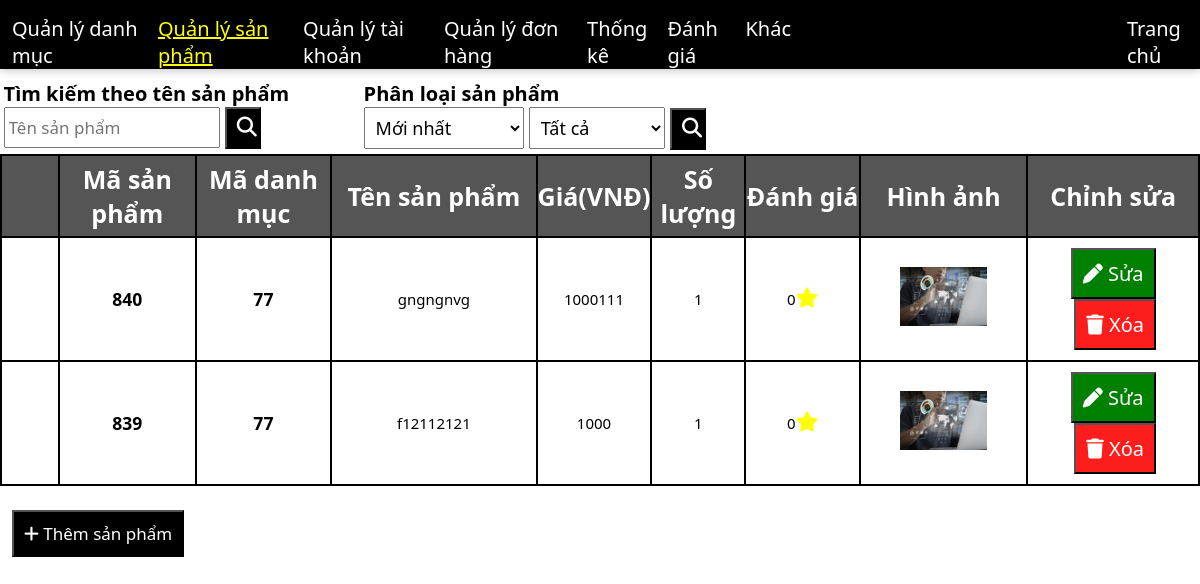
/admin/index.php?act=listsp, run on the app's committed database.
### tables this page shows
CREATE TABLE `sanpham` (
  `idsp` int(255) NOT NULL,
  `namesp` varchar(255) NOT NULL,
  `price` int(255) NOT NULL DEFAULT 0,
  `pricesale` int(255) NOT NULL DEFAULT 0,
  `quantity` int(255) NOT NULL DEFAULT 1,
  `imgsp` varchar(255) DEFAULT NULL,
  `motasp` varchar(9999) DEFAULT NULL,
  `view` int(255) NOT NULL DEFAULT 0,
  `iddm` int(255) NOT NULL
);

### model/pdo.php (called while the page is built, shortened)
<?php
function pdo_get_connection(){
    $dburl = "mysql:host=localhost;dbname=lnmhoa;charset=utf8";
    $username = 'root';
    $password = '';
    $conn = new PDO($dburl, $username, $password);
    $conn->setAttribute(PDO::ATTR_ERRMODE, PDO::ERRMODE_EXCEPTION);
    return $conn;
}
function pdo_query($sql){
    $sql_args = array_slice(func_get_args(), 1);
    try{
        $conn = pdo_get_connection();
        $stmt = $conn->prepare($sql);
        $stmt->execute($sql_args);
        $rows = $stmt->fetchAll();
        return $rows;
    }
    catch(PDOException $e){
        throw $e;
    }
    finally{
        unset($conn);
    }
}

### model/sanpham.php (called while the page is built, shortened)
<?php
function avgratesp($idsp){
    $sql = "select round(avg(starrate),1) as avgrate from danhgia where idsp=".$idsp;
    $avgratesp = pdo_query($sql);
    return $avgratesp;
}
function listsp($iddm,$namesp,$sort,$start){
    if($iddm==0){
        if($sort == 'new'){
            $sql = "select * from sanpham where namesp like '%".$namesp."%' order by idsp desc limit ".$start.", 10";
        }else if($sort == 'old'){
            $sql = "select * from sanpham where namesp like '%".$namesp."%' order by idsp asc limit ".$start.", 10";
        }else if($sort == 'az'){
            $sql = "select * from sanpham where namesp like '%".$namesp."%' order by namesp asc limit ".$start.", 10";
        }else if($sort == 'za'){
            $sql = "select * from sanpham where namesp like '%".$namesp."%' order by namesp desc limit ".$start.", 10";
        }else if($sort == 'sale'){
            $sql = "select * from sanpham where namesp like '%".$namesp."%' and pricesale <> 0 order by namesp desc limit ".$start.", 10";
        }
    }
    $listsp = pdo_query($sql);
    return $listsp;
}
?>

### admin/sanpham/listsp.php (the view, shortened to what this page needs)
<?php
    $current_page = isset($_GET['page']) ? $_GET['page'] : 1;
    $start = ($current_page - 1) * 10;
    $listsp = listsp($_SESSION["selectiddm"],$_SESSION['searchsp'],$_SESSION['sortsp'],$start)
?>
<div class="admin-dsdm">
            <div class="searchadmin">
            <form class="formsearchadmin" action="index.php?act=searchsp" method="post">
                    <h4 class="mgl1">Tìm kiếm theo tên sản phẩm</h4>
                    <input class="mgl1" style="width: 60%;" type="text" name="keynamesp" id="" placeholder="Tên sản phẩm">
                    <button type="submit" class="button-seach-admin"><i class="fa-solid fa-magnifying-glass"></i></button>
            </form>
            <form class="formsearchadmin" action="index.php?act=listsp" method="post">
                <h4 class="mgl1">Phân loại sản phẩm</h4>
                        <select class="mgl1" style="font-size: 18px; padding: 7px;" name="keyarrangesp">
                            <option value="new" selected>Mới nhất</option>
                        </select>
                        <select style="font-size: 18px; padding: 7px;" name="keyiddm">
                        <option value="0" <?php if($_SESSION["selectiddm"] == '0') echo "selected"; ?>>Tất cả</option>
                        </select>
                <button type="submit" class="button-seach-admin"><i class="fa-solid fa-magnifying-glass"></i></button>
            </form>
            </div>
            <div class="tabledssp">
                <table>
                    <tr>
                        <th></th>
                        <th>Mã sản phẩm</th>
                        <th>Mã danh mục</th>
                        <th>Tên sản phẩm</th>
                        <th>Giá(VNĐ)</th>
                        <th>Số lượng</th>
                        <th>Đánh giá</th>
                        <th>Hình ảnh</th>
                        <th>Chỉnh sửa</th>
                    </tr>
                    <?php
                        foreach ($listsp as $listsp) {
                            extract($listsp);
                            $suasp = "index.php?act=suasp&idsp=".$idsp;
                            $imgsppath = "../view/upload/imgsp/".$imgsp;
                            $rate = avgratesp($idsp);
                            if(empty($rate[0]['avgrate'])){
                                $rate[0]['avgrate'] ='0';
                            }
                            if($imgsp!=''){
                                $img = "<img src='".$imgsppath."'>";
                            }else{
                                $img= "<img src='../view/upload/img/1685368620590.1409.png'>";
                            }?>
                            <tr>
                            <td></td>
                            <td><h3><?=$idsp?></h3></td>
                            <td><h3><?=$iddm?></h3></td>
                            <td><?=$namesp?></td>
                            <td><?=$price?></td>
                            <td><?=$quantity?></td>
                            <td><?=$rate[0]['avgrate']?><i class="fas fa-star" style="font-size:20px; color: yellow;"></i></td>
                            <td><?=$img?></td>
                            <td><a href=<?=$suasp?>><button class="button-edit-admin edit-admin-cl"><i class="fa-solid fa-pen"></i> Sửa</button></a><button class="delete-admin-cl button-edit-admin delete mgl3" data-id="<?=$idsp?>"><i class="fa-solid fa-trash"></i> Xóa</button></td>
                        </tr>  <?php }?>
                </table>
                <div class="mgt2 editadmin">
                    <a href="http://localhost/hoa/admin/index.php?act=addsp"><button class="option-edit-admin mgl1"><i class="fa-sharp fa-solid fa-plus"></i> Thêm sản phẩm</button></a>
                </div>
            </div>
    </div>
    </div>

### view/css/cssadmin.css (style rules this page uses)
* { margin: 0; padding: 0; box-sizing: border-box; font-family: system-ui, -apple-system, BlinkMacSystemFont, 'Segoe UI', Roboto, Oxygen, Ubuntu, Cantarell, 'Open Sans', 'Helvetica Neue', sans-serif; }
.mgl1 { margin-left: 1%; }
.mgl3 { margin-left: 3%; }
.mgt2 { margin-top: 2%; }
.admin-dsdm table { width: 100%; border-collapse: collapse; border: 2px solid black; background-color: #555; color: white; }
.admin-dsdm table td { padding: 10px 20px; border: 2px solid black; text-align: center; font-size: 15px; background-color: white; color: black; }
.admin-dsdm table th:nth-child(1) { width: 5%; }
.admin-dsdm table th:nth-child(2) { width: 20%; }
.admin-dsdm table th:nth-child(3) { width: 40%; }
.admin-dsdm table th:nth-child(4) { width: 15%; }
.admin-dsdm table th:nth-child(4) { width: 20%; }
.admin-dsdm th { font-size: 25px; border-left: 2px solid black; padding: 0.5% 0; }
.edit-admin-cl { background-color: green; color: white; }
.delete-admin-cl { background-color: rgba(254, 13, 13, 0.934); color: white; }
.button-seach-admin { width: 10%; padding: 4px 10px 7px 10px; color: white; background-color: black; cursor: pointer; font-size: 20px; }
.button-edit-admin { padding: 10px 10px; font-size: 20px; cursor: pointer; }
.formsearchadmin { margin-bottom: 1%; font-size: 20px; }
.searchadmin { display: grid; grid-template-columns: repeat(4 ,1fr); grid-template-columns: 30% 30% 30% 10%; }
.searchadmin input[type="text"], .searchadmin input[type="number"], .searchadmin input[type="submit"] { font-size: 17px; padding: 7px 3px; }
.option-edit-admin { font-size: 17px; cursor: pointer; padding: 10px 10px; color: white; background-color: black; }
.tabledssp img { width: 60%; }
.admin-dsdm .tabledssp table th:nth-child(1) { width: 5%; }
.admin-dsdm .tabledssp table th:nth-child(2) { width: 12%; }
.admin-dsdm .tabledssp table th:nth-child(3) { width: 12%; }
.admin-dsdm .tabledssp table th:nth-child(4) { width: 18%; }
.admin-dsdm .tabledssp table th:nth-child(5) { width: 5%; }
.admin-dsdm .tabledssp table th:nth-child(6) { width: 8%; }
.admin-dsdm .tabledssp table th:nth-child(7) { width: 10%; }
.admin-dsdm .tabledssp table th:nth-child(8) { width: 15%; }
.admin-dsdm .tabledssp table th:nth-child(9) { width: 15%; }
.admin-dsdm img { width: 70%; }

### data on the page
sanpham: idsp "840", iddm "77", namesp "gngngnvg", price "1000111", quantity "1", avgrate "0", imgsp (picture)
sanpham: idsp "839", iddm "77", namesp "f12112121", price "1000", quantity "1", avgrate "0", imgsp (picture)
